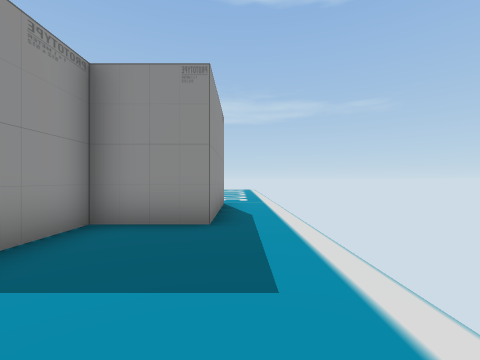
View 1 (above)

14 first-person views from a walk through a scene from a Unity 3-D project. The camera is 1.4 m above the floor, looks level and sees 90° across. The floor is counted in squares, 1.89 m on a side. Each view is taken from the middle of a square. On the plan, view 1 faces up. The plan holds only what a view shows up to about 9 squares ahead; the rest is blank. The place goes on beyond the plan. The player character is not drawn. Some animated figures are left out.

View 2
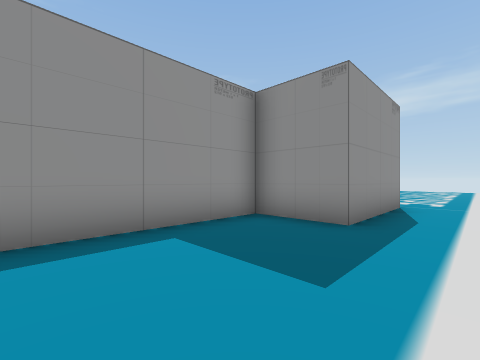

View 3
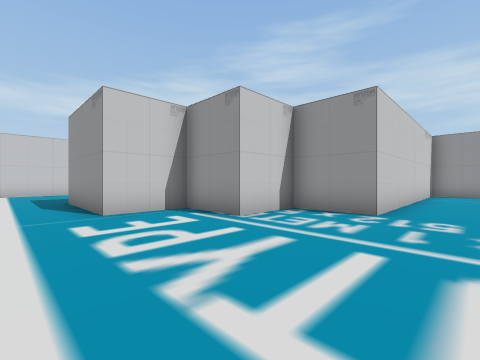

View 4
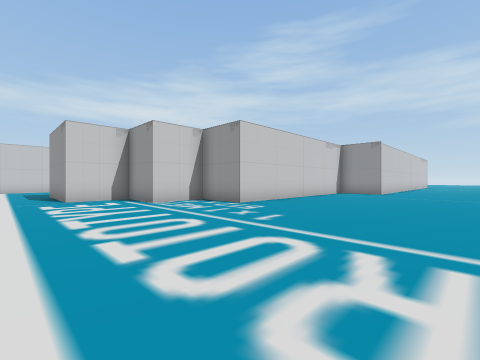

View 5
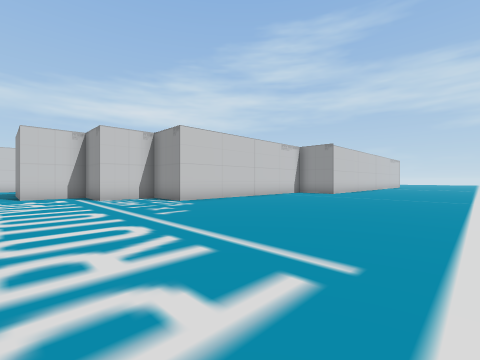

View 6
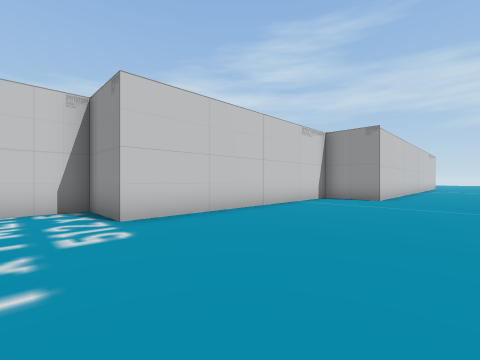

View 7
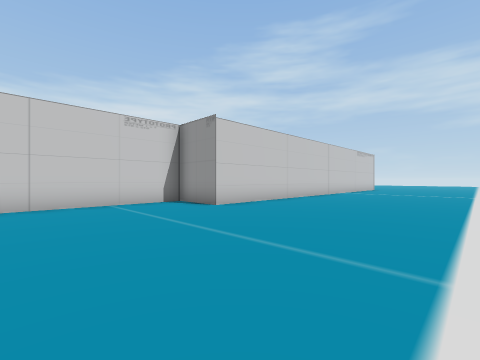

View 8
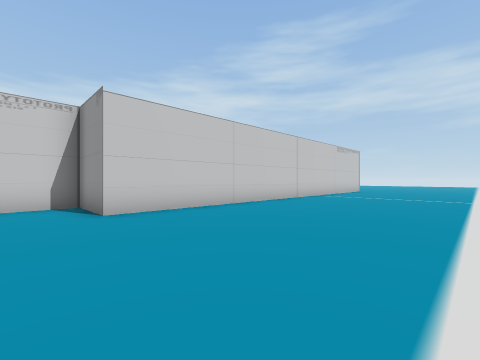

View 9
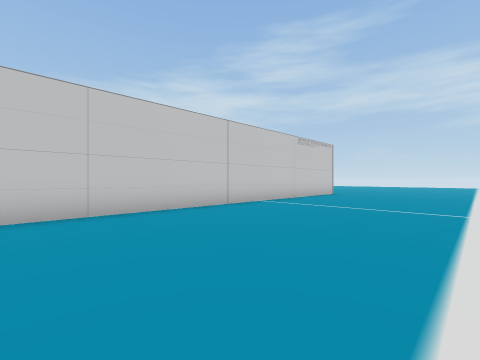

View 10
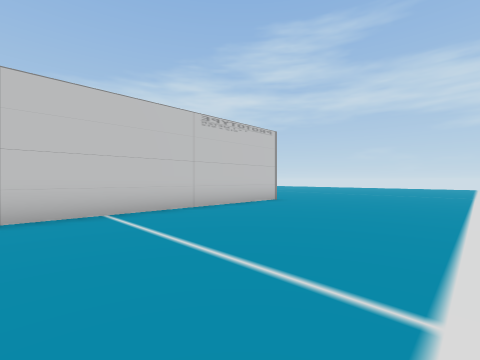

View 11
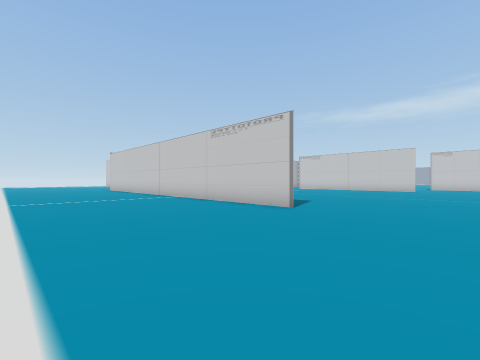

View 12
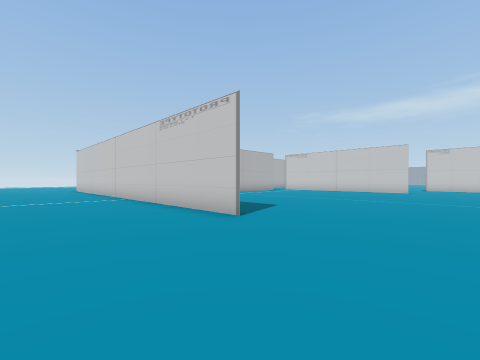

View 13
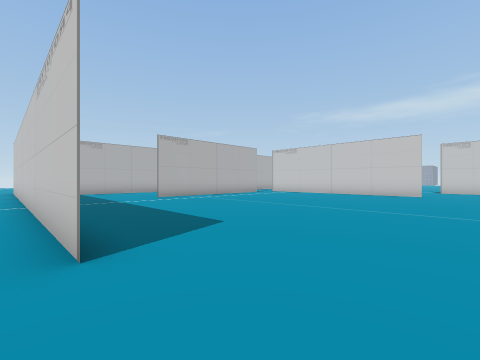

View 14
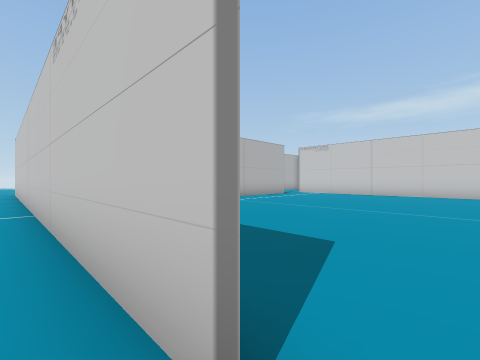

### Floor plan
Points are (right, up) in squares from view 1. A wall is a line through its corners. A room is listed if a view was taken in it or the views show most of it. See-through windows are left out.
Room 1 (views 1, 2)
walls: (-0.5, 4) (-2.5, 4) (-2.5, 0)
ways out: opening at (0.5, 2.5) to room 2
Room 2 (views 3, 4, 5, 6, 7, 8, 9, 10, 11, 12, 13, 14)
walls: (-27.6, 13.5) (-12.5, 13.5) (-12.5, 11.5) (-4.5, 11.5) (-4.5, 9.5) (-2.5, 9.5) (-2.5, 7.5) (-0.5, 7.5) (-0.5, 4)
ways out: opening at (0.5, 2.5) to room 1

Positions as (right, up) in squares from view 1, and headings:
1: (0, 0), facing up
2: (1, 0), facing up-left
3: (1, 13), facing down-left
4: (1, 17), facing down-left
5: (0, 19), facing down-left
6: (-3, 16), facing down-left
7: (-8, 19), facing down-left
8: (-11, 19), facing down-left
9: (-15, 19), facing down-left
10: (-20, 19), facing down-left
11: (-31, 19), facing down-right
12: (-31, 17), facing down-right
13: (-30, 14), facing down-right
14: (-28, 14), facing down-right
